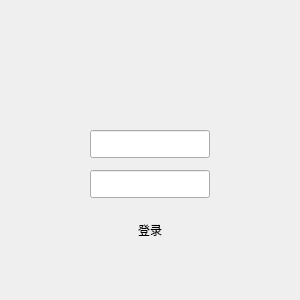
<?xml version="1.0" encoding="UTF-8"?>
<ui version="4.0">
 <class>LoginDialog</class>
 <widget class="QDialog" name="LoginDialog">
  <property name="geometry">
   <rect>
    <x>0</x>
    <y>0</y>
    <width>300</width>
    <height>300</height>
   </rect>
  </property>
  <property name="windowTitle">
   <string>Dialog</string>
  </property>
  <widget class="QLabel" name="logo">
   <property name="geometry">
    <rect>
     <x>110</x>
     <y>40</y>
     <width>60</width>
     <height>60</height>
    </rect>
   </property>
   <property name="frameShadow">
    <enum>QFrame::Sunken</enum>
   </property>
   <property name="text">
    <string/>
   </property>
   <property name="textFormat">
    <enum>Qt::AutoText</enum>
   </property>
   <property name="pixmap">
    <pixmap resource="resources.qrc">:/images/image/wechat.png</pixmap>
   </property>
   <property name="scaledContents">
    <bool>true</bool>
   </property>
  </widget>
  <widget class="QLineEdit" name="leUser">
   <property name="geometry">
    <rect>
     <x>90</x>
     <y>130</y>
     <width>120</width>
     <height>28</height>
    </rect>
   </property>
  </widget>
  <widget class="QLineEdit" name="lePwd">
   <property name="geometry">
    <rect>
     <x>90</x>
     <y>170</y>
     <width>120</width>
     <height>28</height>
    </rect>
   </property>
  </widget>
  <widget class="QPushButton" name="btnLogin">
   <property name="geometry">
    <rect>
     <x>70</x>
     <y>210</y>
     <width>160</width>
     <height>40</height>
    </rect>
   </property>
   <property name="text">
    <string>登录</string>
   </property>
   <property name="flat">
    <bool>true</bool>
   </property>
  </widget>
 </widget>
 <resources>
  <include location="resources.qrc"/>
 </resources>
 <connections/>
</ui>
